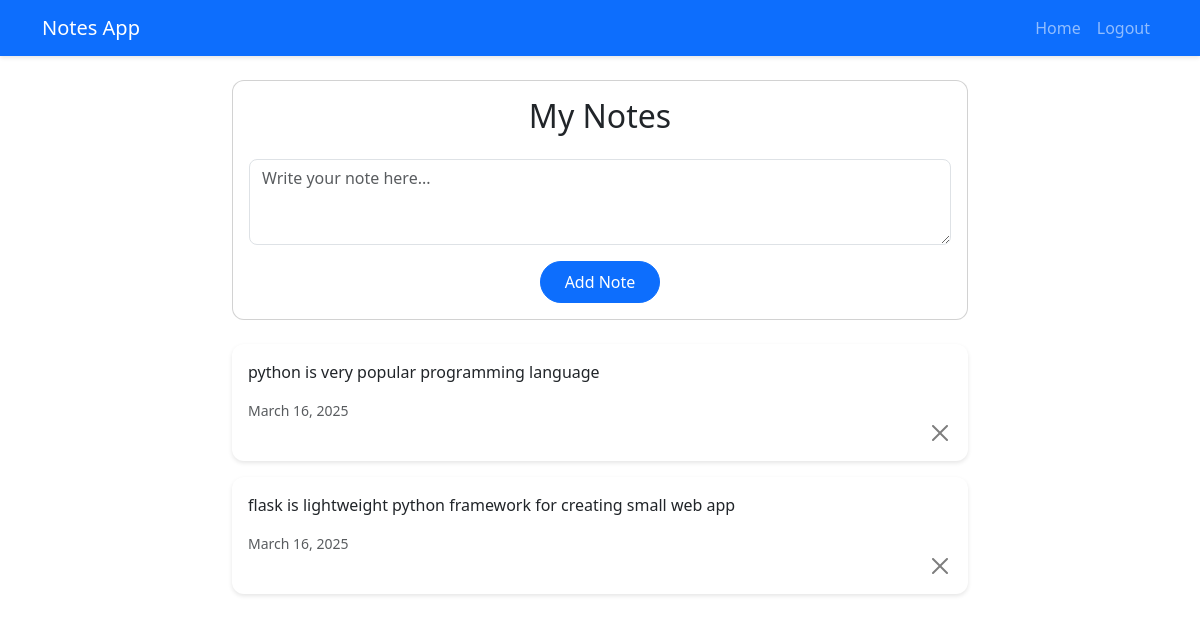
Page / (signed in) on the earlier database version.
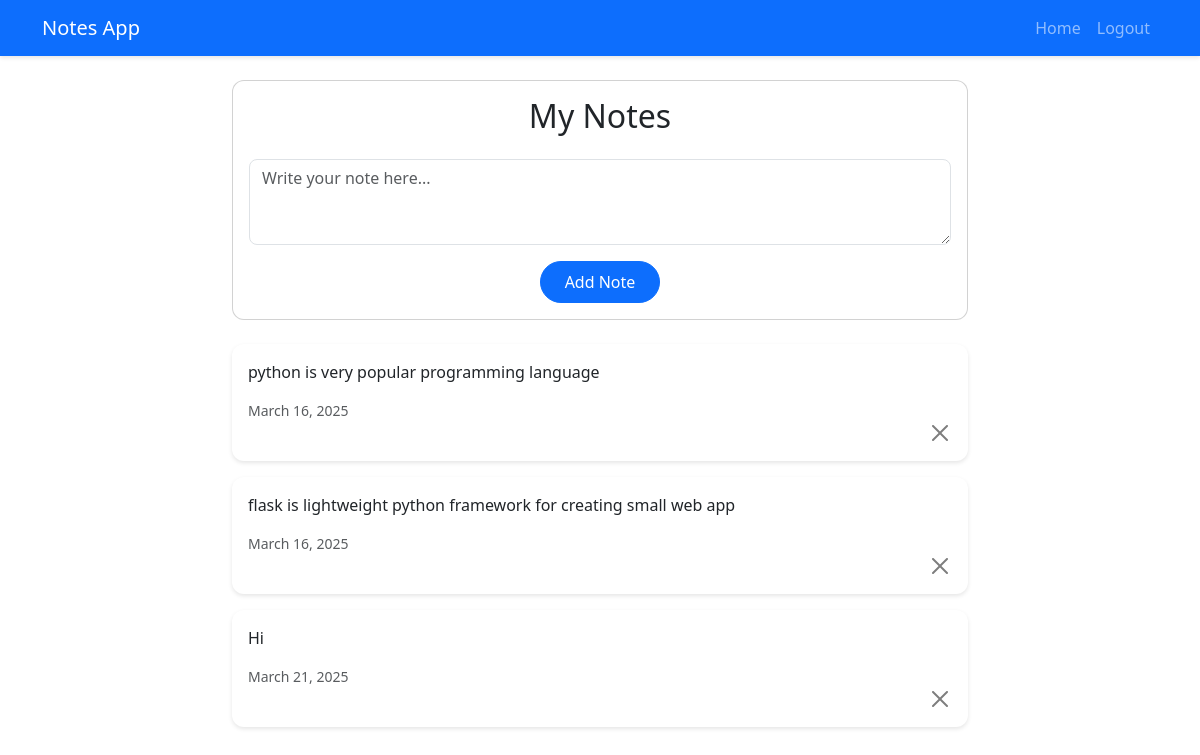
Same page on the later database version.
### website/models.py (models this page shows)
class Note(db.Model):
    id = db.Column(db.Integer, primary_key=True)
    data = db.Column(db.String(10000))
    date = db.Column(db.DateTime(timezone=True), default=func.now())
    user_id = db.Column(db.Integer, db.ForeignKey('user.id'))

### website/views.py (the view, shortened to what this page needs)
@views.route('/', methods=['GET', 'POST'])
@login_required
def home():
    return render_template("home.html", user=current_user)

### website/__init__.py (called while the page is built)
def create_app():
    app = Flask(__name__)
    app.config['SECRET_KEY'] = 'hjshjhdjah kjshkjdhjs'
    app.config['SQLALCHEMY_DATABASE_URI'] = f'sqlite:///{DB_NAME}'
    db.init_app(app)
    from .views import views
    from .auth import auth
    app.register_blueprint(views, url_prefix='/')
    app.register_blueprint(auth, url_prefix='/')
    from .models import User, Note
    with app.app_context():
        db.create_all()
    login_manager = LoginManager()
    login_manager.login_view = 'auth.login'
    login_manager.init_app(app)
    @login_manager.user_loader
    def load_user(id):
        return User.query.get(int(id))
    return app

### website/templates/home.html (shortened to what this page needs)
{% extends "base.html" %}
{% block content %}
<div class="row justify-content-center">
  <div class="col-md-8">
    <div class="card mb-4">
      <div class="card-body">
        <h2 class="card-title text-center mb-4">My Notes</h2>
        <form method="POST">
          <div class="mb-3">
            <textarea name="note" class="form-control" rows="3" placeholder="Write your note here..."></textarea>
          </div>
          <div class="text-center">
            <button type="submit" class="btn btn-primary px-4">Add Note</button>
          </div>
        </form>
      </div>
    </div>
    <div class="notes-container">
      {% for note in user.notes %}
      <div class="card mb-3 note-card">
        <div class="card-body">
          <p class="card-text">{{ note.data }}</p>
          <div class="text-muted small">{{ note.date.strftime('%B %d, %Y') }}</div>
          <button type="button" class="btn-close float-end" onClick="deleteNote({{ note.id }})"></button>
        </div>
      </div>
      {% endfor %}
    </div>
  </div>
</div>
{% endblock %}

### website/templates/base.html (shortened to what this page needs)
<!DOCTYPE html>
<html>
  <head>
    <link href="https://cdn.jsdelivr.net/npm/bootstrap@5.3.0/dist/css/bootstrap.min.css" rel="stylesheet">
    <link rel="stylesheet" href="{{ url_for('static', filename='style.css') }}">
  </head>
  <body>
    <nav class="navbar navbar-expand-lg navbar-dark bg-primary mb-4">
      <div class="container">
        <a class="navbar-brand" href="/">Notes App</a>
        <div class="collapse navbar-collapse" id="navbarNav">
          <ul class="navbar-nav ms-auto">
            {% if user.is_authenticated %}
            <li class="nav-item">
              <a class="nav-link" href="/">Home</a>
            </li>
            <li class="nav-item">
              <a class="nav-link" href="/logout">Logout</a>
            </li>
            {% endif %}
          </ul>
        </div>
      </div>
    </nav>
    <div class="container">
      {% block content %}
      {% endblock %}
    </div>
  </body>
</html>

### website/static/style.css (style rules this page uses)
.note-card { transition: transform 0.2s, box-shadow 0.2s; border-radius: 8px; border: none; box-shadow: 0 2px 4px rgba(0,0,0,0.1); }
.btn-primary { padding: 0.5rem 1.5rem; border-radius: 25px; }
.navbar { box-shadow: 0 2px 4px rgba(0,0,0,0.1); }
textarea.form-control { border-radius: 8px; resize: vertical; }
.card { border-radius: 12px; }

Differences in the rows shown:
added Note: data "Hi", date "March 21, 2025"
